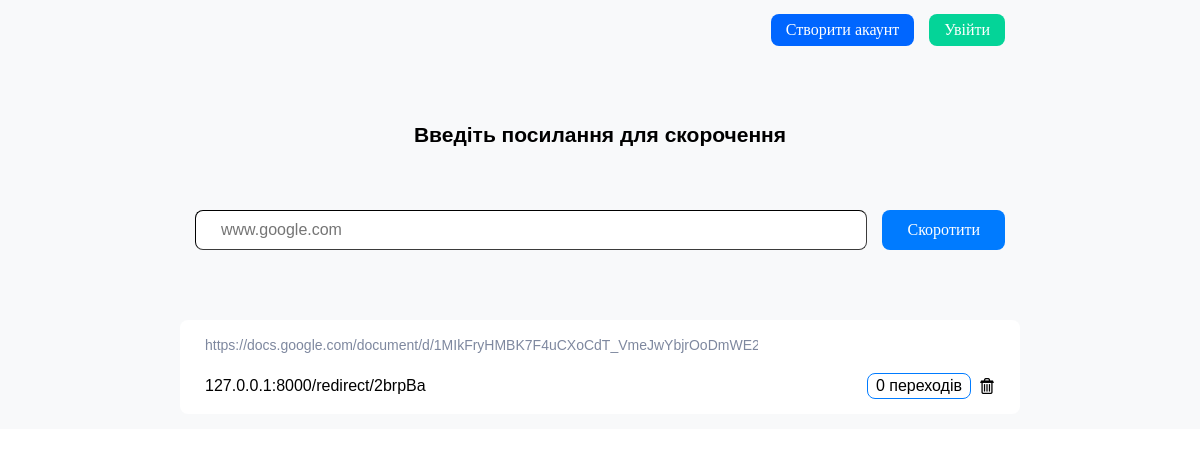
/, run on an earlier commit of the app's database.
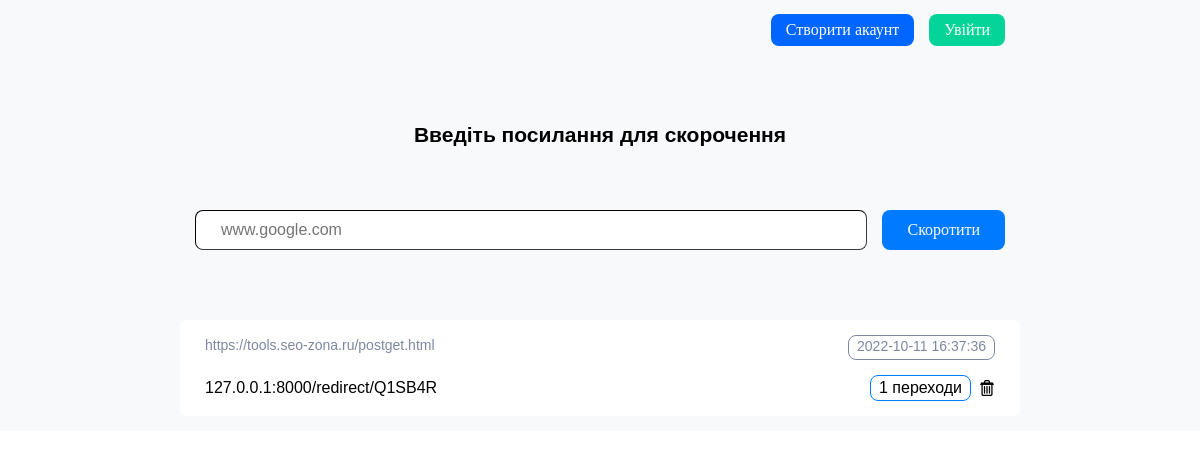
And on a later commit of the database.
### urlshorded/models.py (models this page shows, shortened)
class Links(models.Model):
    main_links = models.TextField(blank=False)
    short_links = models.TextField(blank=False)
    deleted = models.BooleanField(default=False)
    owner_id = models.ForeignKey(User, on_delete=models.CASCADE, null=True)
    owner_ip = models.ForeignKey('Guests', on_delete=models.CASCADE, null=True)
    def get_guest_data(self, ip='127.0.0.1'):
        guest = Guests()
        id_guest = guest.get_id_guests(ip)
        list_items = Links.objects.raw(
            f'SELECT *, (SELECT  count(id_links_id) FROM  urlshorded_clicktolinks WHERE id_links_id=urlshorded_links.id GROUP BY (id_links_id))  as cliks, (SELECT time_visit FROM urlshorded_clicktolinks WHERE id_links_id=urlshorded_links.id ORDER BY time_visit DESC LIMIT 1) as time_visit  FROM urlshorded_links WHERE (owner_ip_id={id_guest} AND  deleted=False) ORDER BY id DESC'
        )
        return list_items

### urlshorded/views.py (the view)
# urls.py: path('', homepage, name='home'),
def homepage(request):
    listcon = Links()
    ip_guest = get_client_ip(request)
    print(ip_guest)
    list_items = get_items_list(request)
    if request.method == 'POST':
        form = GetUrlForm(request.POST)
        if form.is_valid():
            add_new_url(request, form.cleaned_data['main_links'],)
            return redirect('home')
    else:
        form = GetUrlForm()
    param = {
        'list_items': list_items,
        'form': form,
    }
    return render(request, 'urlshorded/index.html', context=param)

### urlshorded/forms.py
class GetUrlForm(forms.Form):
    main_links = forms.CharField(label='', widget=forms.TextInput(attrs={'class': 'form_for_ulr',
                                                                         'placeholder': "www.google.com",
                                                                         }))

### urlshorded/models.py (called while the page is built)
    def get_id_guests(self, ip_guest: str):
        id_guest = Guests.objects.filter(ip=ip_guest)
        if id_guest:
            return id_guest[0].pk

    def find_guest(self, guest_ip):
        if Guests.objects.filter(ip=guest_ip):
            return True
        else:
            return False

### urlshorded/other.py (called while the page is built)
def get_client_ip(request) -> str:
    x_forwarded_for = request.META.get('HTTP_X_FORWARDED_FOR')
    if x_forwarded_for:
        ip = x_forwarded_for.split(',')[0]
    else:
        ip = request.META.get('REMOTE_ADDR')
    return ip

### urlshorded/templates/urlshorded/index.html (shortened to what this page needs)
{% load static %}
<!DOCTYPE html>
<html>
<head>
	<link rel="stylesheet" type="text/css" href="{% static 'urlshorded/css/style.css' %}">
</head>
<body>
<div class="main_page">
	<div class="conteiner">
		<div class="head">
			<div class="userbar" style="display:flex;">
				{% if request.user.is_authenticated %}
					<p style=" margin-right: 20px; font-size: 20px; font-family: ubuntu, sans-serif;">
						{{user.username}}
					</p>
					<a href="{% url 'logout'%}">
						<input type="submit" name="logout" value="Вийти" class="log_in">
					</a>
				{% else %}
					<a href="{% url 'reg'%}">
						<input type="submit" name="sign_up" value="Створити акаунт" class="create_akk">
					</a>
					<a href="{% url 'login_user' %}">
						<input type="submit" name="log_in" value="Увійти" class="log_in">
					</a>
				{% endif%}
			</div>
		</div>
		<div class="enter_link">
			<div class="main_title">
				<p>Введіть посилання для скорочення</p>
			</div>
			<div class="form_conteiner">
				<form class="fblock" action="{% url 'home' %}" method="post" >
					{{ form }}
					<input type="submit" name="shorten_link" value="Скоротити" class="shorten">
				</form>
			</div>
		</div>
		<div class="links_conteiner">
			{% for item in list_items %}
				<div class="item_link">
				<div class="block_top">
					<div class="url_main">
						<p>{{item.main_links}}</p>
					</div>
					{% if item.time_visit %}
					<div class="date_info">
			 			<p>{{ item.time_visit|date:"Y-m-d  H:i:s" }}</p>
			 		</div>
					{% endif %}
				</div>
				<div class="block_bottom">
					<div class="sh_link">
						<p>127.0.0.1:8000/redirect/{{item.short_links}}</p>
					</div>
					<div class="stat_and_dell">
						<div class="value_clicks">
							{% if item.cliks > 0 %}
								<p>{{ item.cliks }} переходи </p>
							{% else %}
								<p>0 переходів </p>
							{% endif %}
						</div>
						<div class="del_but">
							<a href="{% url 'del' id_link=item.pk %}">
								<input type="submit" name="del_link" class="dell" value="" >
							</a>
						</div>
					</div>
				</div>
			</div>
			{% endfor%}
		</div>
	</div>
</div>
</body>
</html>

What changed in the data, as far as the page shows it:
removed Links: main_links "https://docs.google.com/document/d/1MIkFryHMBK7F4uCXoCdT_VmeJwYbjrOoDm…", short_links "2brpBa", shows "0 переходів"
now on this page (row edited): Links: main_links "https://tools.seo-zona.ru/postget.html", time_visit "2022-10-11 16:37:36", short_links "Q1SB4R", cliks "1"
